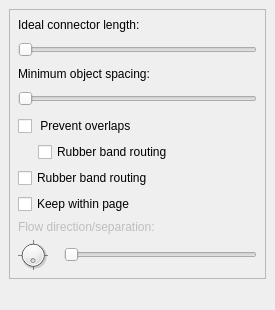
<?xml version="1.0" encoding="UTF-8"?>
<ui version="4.0">
 <class>LayoutProperties</class>
 <widget class="QDockWidget" name="LayoutProperties">
  <property name="geometry">
   <rect>
    <x>0</x>
    <y>0</y>
    <width>275</width>
    <height>310</height>
   </rect>
  </property>
  <property name="sizePolicy">
   <sizepolicy hsizetype="Preferred" vsizetype="Preferred">
    <horstretch>0</horstretch>
    <verstretch>0</verstretch>
   </sizepolicy>
  </property>
  <property name="minimumSize">
   <size>
    <width>275</width>
    <height>303</height>
   </size>
  </property>
  <property name="allowedAreas">
   <set>Qt::LeftDockWidgetArea|Qt::RightDockWidgetArea</set>
  </property>
  <property name="windowTitle">
   <string>Layout Properties</string>
  </property>
  <widget class="QWidget" name="dockWidgetContents">
   <layout class="QGridLayout" name="gridLayout">
    <item row="0" column="0">
     <widget class="QStackedWidget" name="layoutOptionPages">
      <property name="enabled">
       <bool>true</bool>
      </property>
      <property name="sizePolicy">
       <sizepolicy hsizetype="Preferred" vsizetype="Minimum">
        <horstretch>0</horstretch>
        <verstretch>0</verstretch>
       </sizepolicy>
      </property>
      <property name="minimumSize">
       <size>
        <width>0</width>
        <height>0</height>
       </size>
      </property>
      <property name="frameShape">
       <enum>QFrame::StyledPanel</enum>
      </property>
      <property name="currentIndex">
       <number>1</number>
      </property>
      <widget class="QWidget" name="manualLayoutPage">
       <layout class="QVBoxLayout" name="verticalLayout_3">
        <property name="margin">
         <number>8</number>
        </property>
        <item>
         <widget class="QCheckBox" name="preventOverlapsCheckBox2">
          <property name="text">
           <string>Prevent overlaps</string>
          </property>
         </widget>
        </item>
        <item>
         <widget class="QCheckBox" name="rubberBandRoutingCheckBox2">
          <property name="text">
           <string>Rubber band routing</string>
          </property>
         </widget>
        </item>
        <item>
         <widget class="QCheckBox" name="pageBoundaryCheckBox2">
          <property name="enabled">
           <bool>true</bool>
          </property>
          <property name="text">
           <string>Keep within page</string>
          </property>
         </widget>
        </item>
        <item>
         <widget class="QLabel" name="label">
          <property name="text">
           <string>Minimum object spacing:</string>
          </property>
         </widget>
        </item>
        <item>
         <widget class="QSlider" name="spacingSlider2">
          <property name="sizePolicy">
           <sizepolicy hsizetype="Expanding" vsizetype="Minimum">
            <horstretch>0</horstretch>
            <verstretch>0</verstretch>
           </sizepolicy>
          </property>
          <property name="minimumSize">
           <size>
            <width>0</width>
            <height>23</height>
           </size>
          </property>
          <property name="orientation">
           <enum>Qt::Horizontal</enum>
          </property>
         </widget>
        </item>
        <item>
         <spacer name="verticalSpacer">
          <property name="orientation">
           <enum>Qt::Vertical</enum>
          </property>
          <property name="sizeHint" stdset="0">
           <size>
            <width>20</width>
            <height>40</height>
           </size>
          </property>
         </spacer>
        </item>
       </layout>
      </widget>
      <widget class="QWidget" name="autoLayoutPage">
       <property name="sizePolicy">
        <sizepolicy hsizetype="Minimum" vsizetype="Preferred">
         <horstretch>0</horstretch>
         <verstretch>0</verstretch>
        </sizepolicy>
       </property>
       <layout class="QVBoxLayout" name="verticalLayout">
        <property name="margin">
         <number>8</number>
        </property>
        <item>
         <widget class="QLabel" name="idealLengthLabel">
          <property name="sizePolicy">
           <sizepolicy hsizetype="Preferred" vsizetype="Preferred">
            <horstretch>0</horstretch>
            <verstretch>0</verstretch>
           </sizepolicy>
          </property>
          <property name="maximumSize">
           <size>
            <width>16777215</width>
            <height>16777215</height>
           </size>
          </property>
          <property name="text">
           <string>Ideal connector length:</string>
          </property>
          <property name="alignment">
           <set>Qt::AlignBottom|Qt::AlignLeading|Qt::AlignLeft</set>
          </property>
         </widget>
        </item>
        <item>
         <widget class="QSlider" name="idealLengthSlider">
          <property name="sizePolicy">
           <sizepolicy hsizetype="Expanding" vsizetype="Minimum">
            <horstretch>0</horstretch>
            <verstretch>0</verstretch>
           </sizepolicy>
          </property>
          <property name="minimumSize">
           <size>
            <width>0</width>
            <height>23</height>
           </size>
          </property>
          <property name="baseSize">
           <size>
            <width>0</width>
            <height>0</height>
           </size>
          </property>
          <property name="minimum">
           <number>1</number>
          </property>
          <property name="maximum">
           <number>300</number>
          </property>
          <property name="tracking">
           <bool>true</bool>
          </property>
          <property name="orientation">
           <enum>Qt::Horizontal</enum>
          </property>
         </widget>
        </item>
        <item>
         <widget class="QLabel" name="spacingLabel">
          <property name="sizePolicy">
           <sizepolicy hsizetype="Preferred" vsizetype="Preferred">
            <horstretch>0</horstretch>
            <verstretch>0</verstretch>
           </sizepolicy>
          </property>
          <property name="maximumSize">
           <size>
            <width>16777215</width>
            <height>16777215</height>
           </size>
          </property>
          <property name="layoutDirection">
           <enum>Qt::LeftToRight</enum>
          </property>
          <property name="text">
           <string>Minimum object spacing:</string>
          </property>
          <property name="scaledContents">
           <bool>false</bool>
          </property>
          <property name="alignment">
           <set>Qt::AlignBottom|Qt::AlignLeading|Qt::AlignLeft</set>
          </property>
         </widget>
        </item>
        <item>
         <widget class="QSlider" name="spacingSlider">
          <property name="sizePolicy">
           <sizepolicy hsizetype="Expanding" vsizetype="Minimum">
            <horstretch>0</horstretch>
            <verstretch>0</verstretch>
           </sizepolicy>
          </property>
          <property name="minimumSize">
           <size>
            <width>0</width>
            <height>23</height>
           </size>
          </property>
          <property name="orientation">
           <enum>Qt::Horizontal</enum>
          </property>
         </widget>
        </item>
        <item>
         <widget class="QCheckBox" name="preventOverlapsCheckBox">
          <property name="sizePolicy">
           <sizepolicy hsizetype="Minimum" vsizetype="Minimum">
            <horstretch>0</horstretch>
            <verstretch>0</verstretch>
           </sizepolicy>
          </property>
          <property name="text">
           <string> Prevent overlaps</string>
          </property>
         </widget>
        </item>
        <item>
         <layout class="QHBoxLayout" name="horizontalLayout">
          <property name="spacing">
           <number>0</number>
          </property>
          <property name="sizeConstraint">
           <enum>QLayout::SetNoConstraint</enum>
          </property>
          <property name="leftMargin">
           <number>20</number>
          </property>
          <item>
           <widget class="QCheckBox" name="preserveTopologyCheckBox">
            <property name="sizePolicy">
             <sizepolicy hsizetype="Minimum" vsizetype="Minimum">
              <horstretch>0</horstretch>
              <verstretch>0</verstretch>
             </sizepolicy>
            </property>
            <property name="text">
             <string>Rubber band routing</string>
            </property>
           </widget>
          </item>
         </layout>
        </item>
        <item>
         <widget class="QCheckBox" name="rubberBandRoutingCheckBox">
          <property name="text">
           <string>Rubber band routing</string>
          </property>
         </widget>
        </item>
        <item>
         <widget class="QCheckBox" name="pageBoundaryCheckBox">
          <property name="text">
           <string>Keep within page</string>
          </property>
         </widget>
        </item>
        <item>
         <widget class="QLabel" name="flowOptionsLabel">
          <property name="enabled">
           <bool>false</bool>
          </property>
          <property name="sizePolicy">
           <sizepolicy hsizetype="Expanding" vsizetype="Minimum">
            <horstretch>0</horstretch>
            <verstretch>0</verstretch>
           </sizepolicy>
          </property>
          <property name="maximumSize">
           <size>
            <width>16777215</width>
            <height>16777215</height>
           </size>
          </property>
          <property name="text">
           <string>Flow direction/separation:</string>
          </property>
          <property name="alignment">
           <set>Qt::AlignBottom|Qt::AlignLeading|Qt::AlignLeft</set>
          </property>
         </widget>
        </item>
        <item>
         <layout class="QHBoxLayout" name="horizontalLayout_3">
          <item>
           <widget class="QDial" name="flowDirectionDial">
            <property name="enabled">
             <bool>true</bool>
            </property>
            <property name="sizePolicy">
             <sizepolicy hsizetype="Fixed" vsizetype="Fixed">
              <horstretch>0</horstretch>
              <verstretch>0</verstretch>
             </sizepolicy>
            </property>
            <property name="maximumSize">
             <size>
              <width>30</width>
              <height>30</height>
             </size>
            </property>
            <property name="minimum">
             <number>0</number>
            </property>
            <property name="maximum">
             <number>4</number>
            </property>
            <property name="pageStep">
             <number>1</number>
            </property>
            <property name="value">
             <number>0</number>
            </property>
            <property name="tracking">
             <bool>true</bool>
            </property>
            <property name="orientation">
             <enum>Qt::Horizontal</enum>
            </property>
            <property name="invertedAppearance">
             <bool>false</bool>
            </property>
            <property name="invertedControls">
             <bool>false</bool>
            </property>
            <property name="wrapping">
             <bool>true</bool>
            </property>
            <property name="notchesVisible">
             <bool>true</bool>
            </property>
           </widget>
          </item>
          <item>
           <spacer name="horizontalSpacer_2">
            <property name="orientation">
             <enum>Qt::Horizontal</enum>
            </property>
            <property name="sizeType">
             <enum>QSizePolicy::Fixed</enum>
            </property>
            <property name="sizeHint" stdset="0">
             <size>
              <width>10</width>
              <height>20</height>
             </size>
            </property>
           </spacer>
          </item>
          <item>
           <widget class="QSlider" name="flowSeparationSlider">
            <property name="enabled">
             <bool>false</bool>
            </property>
            <property name="sizePolicy">
             <sizepolicy hsizetype="Expanding" vsizetype="Minimum">
              <horstretch>0</horstretch>
              <verstretch>0</verstretch>
             </sizepolicy>
            </property>
            <property name="minimumSize">
             <size>
              <width>45</width>
              <height>23</height>
             </size>
            </property>
            <property name="maximum">
             <number>300</number>
            </property>
            <property name="orientation">
             <enum>Qt::Horizontal</enum>
            </property>
           </widget>
          </item>
         </layout>
        </item>
       </layout>
      </widget>
     </widget>
    </item>
    <item row="1" column="0">
     <spacer name="verticalSpacer_2">
      <property name="orientation">
       <enum>Qt::Vertical</enum>
      </property>
      <property name="sizeType">
       <enum>QSizePolicy::MinimumExpanding</enum>
      </property>
      <property name="sizeHint" stdset="0">
       <size>
        <width>20</width>
        <height>1</height>
       </size>
      </property>
     </spacer>
    </item>
   </layout>
  </widget>
  <action name="actionAutomatic_Graph_Layout">
   <property name="checkable">
    <bool>true</bool>
   </property>
   <property name="icon">
    <iconset resource="../libdunnartcanvas.qrc">
     <normaloff>:/resources/images/layout.png</normaloff>:/resources/images/layout.png</iconset>
   </property>
   <property name="text">
    <string>Automatic Graph Layout</string>
   </property>
   <property name="iconText">
    <string>Graph Layout</string>
   </property>
  </action>
 </widget>
 <resources>
  <include location="../libdunnartcanvas.qrc"/>
 </resources>
 <connections/>
</ui>
